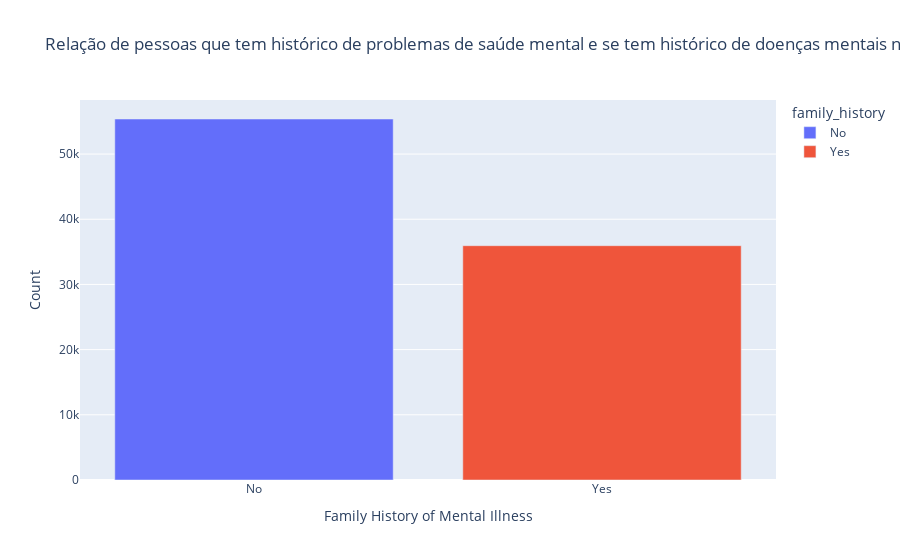

Notebook code for this chart:
### Code cell
fig4 = px.bar(d4, x='family_history', y='count', title='Relação entre pessoas que tem histórico de problemas de saúde mental e se tem histórico de doenças mentais na família:', 
              color='family_history')
fig4.update_xaxes(title_text='Family History of Mental Illness')
fig4.update_yaxes(title_text='Count')
fig4.show()

### Figure 1 — Plotly figure (JSON) as saved in the notebook; plotly's stock layout.template omitted (floating-point values rounded to 4 significant figures)
{"data": [{"alignmentgroup": "True", "hovertemplate": "family_history=%{x}<br>count=%{y}<extra></extra>", "legendgroup": "No", "marker": {"color": "#636efa", "pattern": {"shape": ""}}, "name": "No", "offsetgroup": "No", "orientation": "v", "showlegend": true, "textposition": "auto", "type": "bar", "x": ["No"], "xaxis": "x", "y": [55376], "yaxis": "y"}, {"alignmentgroup": "True", "hovertemplate": "family_history=%{x}<br>count=%{y}<extra></extra>", "legendgroup": "Yes", "marker": {"color": "#EF553B", "pattern": {"shape": ""}}, "name": "Yes", "offsetgroup": "Yes", "orientation": "v", "showlegend": true, "textposition": "auto", "type": "bar", "x": ["Yes"], "xaxis": "x", "y": [35943], "yaxis": "y"}], "layout": {"barmode": "relative", "legend": {"title": {"text": "family_history"}, "tracegroupgap": 0}, "title": {"text": "Relação de pessoas que tem histórico de problemas de saúde mental e se tem histórico de doenças mentais na família:"}, "xaxis": {"anchor": "y", "categoryarray": ["No", "Yes"], "categoryorder": "array", "domain": [0, 1], "title": {"text": "Family History of Mental Illness"}}, "yaxis": {"anchor": "x", "domain": [0, 1], "title": {"text": "Count"}}}}
